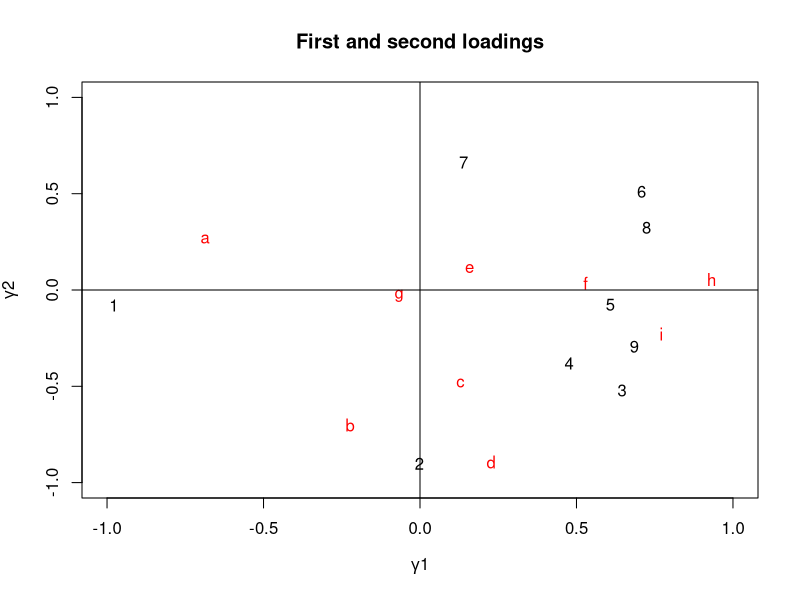

Generate this figure with R:
###################################################
### chunk number 1: eda
###################################################
econ.df <- read.csv("econ.csv", row.names = 1)
econ <- econ.df[,-10]
econ.cor <- cor(econ)
econ.ev <- eigen(econ.cor)



###################################################
### chunk number 2: pcfa
###################################################
loadings4 <- matrix(0,9,4)
for (i in 1:4){
 loadings4[,i] <- sqrt(econ.ev$values[i]) * econ.ev$vectors[,i]
}
LLt <- loadings4 %*% t(loadings4)
unique <- diag(econ.cor - LLt)
error <- econ.cor - (LLt + unique)



###################################################
### chunk number 3: labeling
###################################################
row.names(loadings4) <- row.names(econ.cor)



###################################################
### chunk number 4: vals
###################################################
loadings4
unique
error



###################################################
### chunk number 5: evalsetc
###################################################
econ.ev$values
econ.ev$values / 0.09
cumsum(econ.ev$values/0.09)



###################################################
### chunk number 6: communalities
###################################################
apply(loadings4^2, 1, sum)



###################################################
### chunk number 7: rotate
###################################################
varimax(loadings4)



###################################################
### chunk number 8: init
###################################################
r2s <- vector("numeric", 9)

 for (i in 1:9){
 y <- econ[,i]
 x <- econ[,-i]
 mod <- lm(y~as.matrix(x))
 r2s[i] <- summary(mod)$r.squared
 }

 unique <- diag(1-r2s)
 diag(unique)



###################################################
### chunk number 9: repeated
###################################################
new <- econ.cor - unique
new.ev <- eigen(new)

loadings4pf <- matrix(0,9,4)
for (i in 1:4){
 loadings4pf[,i] <- sqrt(new.ev$values[i]) * new.ev$vectors[,i]
 }

 LLt <- loadings4pf %*% t(loadings4pf)

 unique.f <- econ.cor - LLt
 diag(unique) <- diag(unique.f)

 diag(unique)
 loadings4pf



###################################################
### chunk number 10: factanal
###################################################
econ.fact <- factanal(econ, factors = 4, rotation = "none")
econ.fact



###################################################
### chunk number 11: loadingsfactanal
###################################################
loadml <- loadings(econ.fact)
loadml
class(loadml) <- "matrix"
uniqueml <- econ.fact$uniquenesses
resid <- econ.cor - ( loadml%*% t(loadml) + diag(uniqueml) )
resid



###################################################
### chunk number 12: communalitiesfactanal
###################################################
apply(loadml^2, 1, sum)



###################################################
### chunk number 13: plotloadings
###################################################
plot(loadings4[,c(1:2)], pch = as.character(c(1:9)),
xlab = expression(paste(gamma,"1")), ylab = expression(paste(gamma,"2")),
main = "First and second loadings",
xlim = c(-1,1), ylim = c(-1,1))
points(varimax(loadings4)$loadings[,c(1:2)],
pch = letters[c(1:9)], col = "red")
abline(h = 0)
abline(v = 0)



